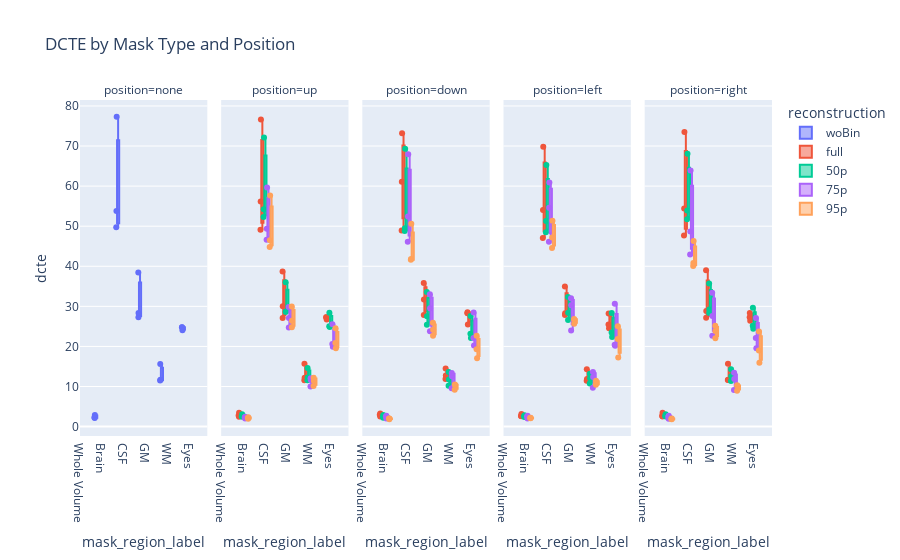

The code cell stored with this chart in its notebook:
### Markdown cell above
DCTE

### Code cell
# Boxplot from merged DCTE+MRIQC ('merged' produced in mri_qc.ipynb)
import pandas as pd
import plotly.express as px

# Path to the merged CSV produced by the MRIQC notebook
csv_path = "/home/debi/jaime/repos/MR-EyeTrack/analysis/comparison/dcte_mriqc_combined.csv"
df = pd.read_csv(csv_path)

# We need to expand brain rows (which have separate dcte_csf/dcte_gm/dcte_wm/dcte columns)
records = []
for _, r in df.iterrows():
    mask = r.get('mask') if 'mask' in r.index else None
    subj = r.get('subject') if 'subject' in r.index else None
    pos = r.get('position') if 'position' in r.index else None
    rec = r.get('reconstruction') if 'reconstruction' in r.index else None
    bids = r.get('bids_name') if 'bids_name' in r.index else None

    if str(mask) == 'brain':
        # create one row per tissue using the dcte_* columns
        tissue_map = [('dcte_csf','CSF'), ('dcte_gm','GM'), ('dcte_wm','WM'), ('dcte','Brain')]
        for col, tissue in tissue_map:
            val = r.get(col) if col in r.index else pd.NA
            records.append({
                'subject': subj,
                'position': pos,
                'reconstruction': rec,
                'mask': 'brain',
                'region': tissue,
                'mask_region': f'brain_{tissue}',
                'mask_region_label': tissue,
                'dcte': val,
                'bids_name': bids
            })
    else:
        # non-brain rows (e.g. eyes or volume) keep the single dcte column
        val = r.get('dcte') if 'dcte' in r.index else pd.NA
        label = 'Eyes' if str(mask) == 'eyes' else ('Whole Volume' if str(mask) == 'volume' else mask)
        records.append({
            'subject': subj,
            'position': pos,
            'reconstruction': rec,
            'mask': mask,
            'region': label,
            'mask_region': mask,
            'mask_region_label': label,
            'dcte': val,
            'bids_name': bids
        })

plot_df = pd.DataFrame.from_records(records)
# Drop rows without a valid DCTE value
plot_df = plot_df.dropna(subset=['dcte'])

# Ensure categorical ordering for plotting
recon_order = ['woBin', 'full', '50p', '75p', '95p']
mask_order = ['Whole Volume', 'Brain', 'CSF', 'GM', 'WM', 'Eyes']
position_order = ['none', 'up', 'down', 'left', 'right']
plot_df['reconstruction'] = pd.Categorical(plot_df['reconstruction'], categories=recon_order, ordered=True)
plot_df['mask_region_label'] = pd.Categorical(plot_df['mask_region_label'], categories=mask_order, ordered=True)
plot_df['position'] = pd.Categorical(plot_df['position'], categories=position_order, ordered=True)

# Draw boxplot: mask/region on x-axis, colored by reconstruction, faceted by position
fig = px.box(
    plot_df,
    x='mask_region_label',
    y='dcte',
    color='reconstruction',
    facet_col='position',
    points='all',
    title='DCTE by Mask Type and Position',
    category_orders={
        'mask_region_label': mask_order,
        'reconstruction': recon_order,
        'position': position_order
    }
)
fig.update_layout(boxmode='group')
fig.show()

### Figure 1 — Plotly figure (JSON) as saved in the notebook; plotly's stock layout.template omitted (floating-point values rounded to 4 significant figures)
{"data": [{"alignmentgroup": "True", "boxpoints": "all", "hovertemplate": "reconstruction=woBin<br>position=none<br>mask_region_label=%{x}<br>dcte=%{y}<extra></extra>", "legendgroup": "woBin", "marker": {"color": "#636efa"}, "name": "woBin", "notched": false, "offsetgroup": "woBin", "orientation": "v", "showlegend": true, "type": "box", "x": ["CSF", "GM", "WM", "Brain", "CSF", "GM", "WM", "Brain", "CSF", "GM", "WM", "Brain", "Eyes", "Eyes", "Eyes"], "x0": " ", "xaxis": "x", "y": [49.72, 27.3, 11.71, 2.15, 53.77, 28.35, 11.51, 2.302, 77.3, 38.47, 15.65, 2.902, 24.79, 24.03, 24.81], "y0": " ", "yaxis": "y"}, {"alignmentgroup": "True", "boxpoints": "all", "hovertemplate": "reconstruction=full<br>position=up<br>mask_region_label=%{x}<br>dcte=%{y}<extra></extra>", "legendgroup": "full", "marker": {"color": "#EF553B"}, "name": "full", "notched": false, "offsetgroup": "full", "orientation": "v", "showlegend": true, "type": "box", "x": ["CSF", "GM", "WM", "Brain", "CSF", "GM", "WM", "Brain", "CSF", "GM", "WM", "Brain", "Eyes", "Eyes", "Eyes"], "x0": " ", "xaxis": "x2", "y": [49.11, 27.11, 11.6, 2.489, 56.19, 30.02, 12.16, 2.762, 76.63, 38.68, 15.69, 3.444, 27.26, 26.71, 27.28], "y0": " ", "yaxis": "y2"}, {"alignmentgroup": "True", "boxpoints": "all", "hovertemplate": "reconstruction=full<br>position=down<br>mask_region_label=%{x}<br>dcte=%{y}<extra></extra>", "legendgroup": "full", "marker": {"color": "#EF553B"}, "name": "full", "notched": false, "offsetgroup": "full", "orientation": "v", "showlegend": false, "type": "box", "x": ["CSF", "GM", "WM", "Brain", "CSF", "GM", "WM", "Brain", "CSF", "GM", "WM", "Brain", "Eyes", "Eyes", "Eyes"], "x0": " ", "xaxis": "x3", "y": [48.92, 27.85, 11.86, 2.549, 61.06, 31.69, 12.74, 2.94, 73.18, 35.83, 14.51, 3.246, 28.28, 28.56, 25.45], "y0": " ", "yaxis": "y3"}, {"alignmentgroup": "True", "boxpoints": "all", "hovertemplate": "reconstruction=full<br>position=left<br>mask_region_label=%{x}<br>dcte=%{y}<extra></extra>", "legendgroup": "full", "marker": {"color": "#EF553B"}, "name": "full", "notched": false, "offsetgroup": "full", "orientation": "v", "showlegend": false, "type": "box", "x": ["CSF", "GM", "WM", "Brain", "CSF", "GM", "WM", "Brain", "CSF", "GM", "WM", "Brain", "Eyes", "Eyes", "Eyes"], "x0": " ", "xaxis": "x4", "y": [47.06, 27.86, 11.85, 2.556, 54.07, 28.27, 11.42, 2.653, 69.85, 34.95, 14.28, 3.167, 28.19, 25.46, 24.55], "y0": " ", "yaxis": "y4"}, {"alignmentgroup": "True", "boxpoints": "all", "hovertemplate": "reconstruction=full<br>position=right<br>mask_region_label=%{x}<br>dcte=%{y}<extra></extra>", "legendgroup": "full", "marker": {"color": "#EF553B"}, "name": "full", "notched": false, "offsetgroup": "full", "orientation": "v", "showlegend": false, "type": "box", "x": ["CSF", "GM", "WM", "Brain", "CSF", "GM", "WM", "Brain", "CSF", "GM", "WM", "Brain", "Eyes", "Eyes", "Eyes"], "x0": " ", "xaxis": "x5", "y": [47.68, 27.16, 11.68, 2.545, 54.4, 28.86, 11.6, 2.721, 73.52, 39.02, 15.69, 3.489, 28.36, 26.43, 27.31], "y0": " ", "yaxis": "y5"}, {"alignmentgroup": "True", "boxpoints": "all", "hovertemplate": "reconstruction=50p<br>position=up<br>mask_region_label=%{x}<br>dcte=%{y}<extra></extra>", "legendgroup": "50p", "marker": {"color": "#00cc96"}, "name": "50p", "notched": false, "offsetgroup": "50p", "orientation": "v", "showlegend": true, "type": "box", "x": ["CSF", "GM", "WM", "Brain", "CSF", "GM", "WM", "Brain", "CSF", "GM", "WM", "Brain", "Eyes", "Eyes", "Eyes"], "x0": " ", "xaxis": "x2", "y": [52.3, 28.63, 12.25, 2.534, 54.2, 28.65, 11.59, 2.51, 72.14, 35.99, 14.59, 3.108, 28.43, 24.87, 25.03], "y0": " ", "yaxis": "y2"}, {"alignmentgroup": "True", "boxpoints": "all", "hovertemplate": "reconstruction=50p<br>position=down<br>mask_region_label=%{x}<br>dcte=%{y}<extra></extra>", "legendgroup": "50p", "marker": {"color": "#00cc96"}, "name": "50p", "notched": false, "offsetgroup": "50p", "orientation": "v", "showlegend": false, "type": "box", "x": ["CSF", "GM", "WM", "Brain", "CSF", "GM", "WM", "Brain", "CSF", "GM", "WM", "Brain", "Eyes", "Eyes", "Eyes"], "x0": " ", "xaxis": "x3", "y": [48.8, 27.55, 11.72, 2.472, 49.52, 25.43, 10.21, 2.23, 69.34, 33.61, 13.6, 2.881, 27.59, 22.13, 23.18], "y0": " ", "yaxis": "y3"}, {"alignmentgroup": "True", "boxpoints": "all", "hovertemplate": "reconstruction=50p<br>position=left<br>mask_region_label=%{x}<br>dcte=%{y}<extra></extra>", "legendgroup": "50p", "marker": {"color": "#00cc96"}, "name": "50p", "notched": false, "offsetgroup": "50p", "orientation": "v", "showlegend": false, "type": "box", "x": ["CSF", "GM", "WM", "Brain", "CSF", "GM", "WM", "Brain", "CSF", "GM", "WM", "Brain", "Eyes", "Eyes", "Eyes"], "x0": " ", "xaxis": "x4", "y": [48.48, 28.43, 12.07, 2.544, 51.33, 26.6, 10.74, 2.386, 65.27, 32.35, 13.2, 2.819, 28.37, 23.48, 22.38], "y0": " ", "yaxis": "y4"}, {"alignmentgroup": "True", "boxpoints": "all", "hovertemplate": "reconstruction=50p<br>position=right<br>mask_region_label=%{x}<br>dcte=%{y}<extra></extra>", "legendgroup": "50p", "marker": {"color": "#00cc96"}, "name": "50p", "notched": false, "offsetgroup": "50p", "orientation": "v", "showlegend": false, "type": "box", "x": ["CSF", "GM", "WM", "Brain", "CSF", "GM", "WM", "Brain", "CSF", "GM", "WM", "Brain", "Eyes", "Eyes", "Eyes"], "x0": " ", "xaxis": "x5", "y": [51.76, 29.24, 12.56, 2.638, 53.94, 28.33, 11.38, 2.548, 68.1, 35.7, 14.32, 3.097, 29.67, 25.14, 24.43], "y0": " ", "yaxis": "y5"}, {"alignmentgroup": "True", "boxpoints": "all", "hovertemplate": "reconstruction=75p<br>position=up<br>mask_region_label=%{x}<br>dcte=%{y}<extra></extra>", "legendgroup": "75p", "marker": {"color": "#ab63fa"}, "name": "75p", "notched": false, "offsetgroup": "75p", "orientation": "v", "showlegend": true, "type": "box", "x": ["CSF", "GM", "WM", "Brain", "CSF", "GM", "WM", "Brain", "CSF", "GM", "WM", "Brain", "Eyes", "Eyes", "Eyes"], "x0": " ", "xaxis": "x2", "y": [49.37, 27.09, 11.6, 2.283, 46.61, 24.72, 10.02, 2.043, 59.66, 29.82, 12.09, 2.451, 25.53, 20.64, 19.92], "y0": " ", "yaxis": "y2"}, {"alignmentgroup": "True", "boxpoints": "all", "hovertemplate": "reconstruction=75p<br>position=down<br>mask_region_label=%{x}<br>dcte=%{y}<extra></extra>", "legendgroup": "75p", "marker": {"color": "#ab63fa"}, "name": "75p", "notched": false, "offsetgroup": "75p", "orientation": "v", "showlegend": false, "type": "box", "x": ["CSF", "GM", "WM", "Brain", "CSF", "GM", "WM", "Brain", "CSF", "GM", "WM", "Brain", "Eyes", "Eyes", "Eyes"], "x0": " ", "xaxis": "x3", "y": [52.39, 29.52, 12.59, 2.515, 46.12, 23.79, 9.6, 2.001, 67.95, 33.03, 13.38, 2.684, 28.48, 20.24, 22.08], "y0": " ", "yaxis": "y3"}, {"alignmentgroup": "True", "boxpoints": "all", "hovertemplate": "reconstruction=75p<br>position=left<br>mask_region_label=%{x}<br>dcte=%{y}<extra></extra>", "legendgroup": "75p", "marker": {"color": "#ab63fa"}, "name": "75p", "notched": false, "offsetgroup": "75p", "orientation": "v", "showlegend": false, "type": "box", "x": ["CSF", "GM", "WM", "Brain", "CSF", "GM", "WM", "Brain", "CSF", "GM", "WM", "Brain", "Eyes", "Eyes", "Eyes"], "x0": " ", "xaxis": "x4", "y": [54.59, 32.03, 13.62, 2.739, 46.1, 23.97, 9.708, 2.038, 60.91, 30.27, 12.36, 2.494, 30.67, 20.44, 20.16], "y0": " ", "yaxis": "y4"}, {"alignmentgroup": "True", "boxpoints": "all", "hovertemplate": "reconstruction=75p<br>position=right<br>mask_region_label=%{x}<br>dcte=%{y}<extra></extra>", "legendgroup": "75p", "marker": {"color": "#ab63fa"}, "name": "75p", "notched": false, "offsetgroup": "75p", "orientation": "v", "showlegend": false, "type": "box", "x": ["CSF", "GM", "WM", "Brain", "CSF", "GM", "WM", "Brain", "CSF", "GM", "WM", "Brain", "Eyes", "Eyes", "Eyes"], "x0": " ", "xaxis": "x5", "y": [48.71, 27.6, 11.89, 2.376, 42.96, 22.68, 9.133, 1.938, 63.88, 33.39, 13.41, 2.74, 27.11, 19.56, 22.13], "y0": " ", "yaxis": "y5"}, {"alignmentgroup": "True", "boxpoints": "all", "hovertemplate": "reconstruction=95p<br>position=up<br>mask_region_label=%{x}<br>dcte=%{y}<extra></extra>", "legendgroup": "95p", "marker": {"color": "#FFA15A"}, "name": "95p", "notched": false, "offsetgroup": "95p", "orientation": "v", "showlegend": true, "type": "box", "x": ["CSF", "GM", "WM", "Brain", "CSF", "GM", "WM", "Brain", "CSF", "GM", "WM", "Brain", "Eyes", "Eyes", "Eyes"], "x0": " ", "xaxis": "x2", "y": [46.49, 26.41, 11.37, 2.173, 44.82, 24.77, 10.11, 1.987, 57.69, 29.98, 12.19, 2.304, 24.52, 20.87, 19.56], "y0": " ", "yaxis": "y2"}, {"alignmentgroup": "True", "boxpoints": "all", "hovertemplate": "reconstruction=95p<br>position=down<br>mask_region_label=%{x}<br>dcte=%{y}<extra></extra>", "legendgroup": "95p", "marker": {"color": "#FFA15A"}, "name": "95p", "notched": false, "offsetgroup": "95p", "orientation": "v", "showlegend": false, "type": "box", "x": ["CSF", "GM", "WM", "Brain", "CSF", "GM", "WM", "Brain", "CSF", "GM", "WM", "Brain", "Eyes", "Eyes", "Eyes"], "x0": " ", "xaxis": "x3", "y": [41.61, 24.18, 10.36, 1.993, 41.8, 22.66, 9.174, 1.858, 50.6, 25.91, 10.5, 2.039, 22.67, 19.32, 17.04], "y0": " ", "yaxis": "y3"}, {"alignmentgroup": "True", "boxpoints": "all", "hovertemplate": "reconstruction=95p<br>position=left<br>mask_region_label=%{x}<br>dcte=%{y}<extra></extra>", "legendgroup": "95p", "marker": {"color": "#FFA15A"}, "name": "95p", "notched": false, "offsetgroup": "95p", "orientation": "v", "showlegend": false, "type": "box", "x": ["CSF", "GM", "WM", "Brain", "CSF", "GM", "WM", "Brain", "CSF", "GM", "WM", "Brain", "Eyes", "Eyes", "Eyes"], "x0": " ", "xaxis": "x4", "y": [44.53, 26.84, 11.47, 2.195, 47.21, 25.67, 10.45, 2.133, 51.34, 26.66, 10.91, 2.096, 25.05, 21.86, 17.26], "y0": " ", "yaxis": "y4"}, {"alignmentgroup": "True", "boxpoints": "all", "hovertemplate": "reconstruction=95p<br>position=right<br>mask_region_label=%{x}<br>dcte=%{y}<extra></extra>", "legendgroup": "95p", "marker": {"color": "#FFA15A"}, "name": "95p", "notched": false, "offsetgroup": "95p", "orientation": "v", "showlegend": false, "type": "box", "x": ["CSF", "GM", "WM", "Brain", "CSF", "GM", "WM", "Brain", "CSF", "GM", "WM", "Brain", "Eyes", "Eyes", "Eyes"], "x0": " ", "xaxis": "x5", "y": [40.84, 23.88, 10.33, 2.01, 40.09, 22.07, 8.94, 1.848, 46.3, 25.14, 10.1, 1.917, 23.7, 19.0, 15.93], "y0": " ", "yaxis": "y5"}], "layout": {"annotations": [{"font": {}, "showarrow": false, "text": "position=none", "x": 0.092, "xanchor": "center", "xref": "paper", "y": 1, "yanchor": "bottom", "yref": "paper"}, {"font": {}, "showarrow": false, "text": "position=up", "x": 0.296, "xanchor": "center", "xref": "paper", "y": 1, "yanchor": "bottom", "yref": "paper"}, {"font": {}, "showarrow": false, "text": "position=down", "x": 0.5, "xanchor": "center", "xref": "paper", "y": 1, "yanchor": "bottom", "yref": "paper"}, {"font": {}, "showarrow": false, "text": "position=left", "x": 0.704, "xanchor": "center", "xref": "paper", "y": 1, "yanchor": "bottom", "yref": "paper"}, {"font": {}, "showarrow": false, "text": "position=right", "x": 0.908, "xanchor": "center", "xref": "paper", "y": 1, "yanchor": "bottom", "yref": "paper"}], "boxmode": "group", "legend": {"title": {"text": "reconstruction"}, "tracegroupgap": 0}, "title": {"text": "DCTE by Mask Type and Position"}, "xaxis": {"anchor": "y", "categoryarray": ["Whole Volume", "Brain", "CSF", "GM", "WM", "Eyes"], "categoryorder": "array", "domain": [0, 0.184], "title": {"text": "mask_region_label"}}, "xaxis2": {"anchor": "y2", "categoryarray": ["Whole Volume", "Brain", "CSF", "GM", "WM", "Eyes"], "categoryorder": "array", "domain": [0.204, 0.388], "matches": "x", "title": {"text": "mask_region_label"}}, "xaxis3": {"anchor": "y3", "categoryarray": ["Whole Volume", "Brain", "CSF", "GM", "WM", "Eyes"], "categoryorder": "array", "domain": [0.408, 0.592], "matches": "x", "title": {"text": "mask_region_label"}}, "xaxis4": {"anchor": "y4", "categoryarray": ["Whole Volume", "Brain", "CSF", "GM", "WM", "Eyes"], "categoryorder": "array", "domain": [0.612, 0.796], "matches": "x", "title": {"text": "mask_region_label"}}, "xaxis5": {"anchor": "y5", "categoryarray": ["Whole Volume", "Brain", "CSF", "GM", "WM", "Eyes"], "categoryorder": "array", "domain": [0.816, 1], "matches": "x", "title": {"text": "mask_region_label"}}, "yaxis": {"anchor": "x", "domain": [0, 1], "title": {"text": "dcte"}}, "yaxis2": {"anchor": "x2", "domain": [0, 1], "matches": "y", "showticklabels": false}, "yaxis3": {"anchor": "x3", "domain": [0, 1], "matches": "y", "showticklabels": false}, "yaxis4": {"anchor": "x4", "domain": [0, 1], "matches": "y", "showticklabels": false}, "yaxis5": {"anchor": "x5", "domain": [0, 1], "matches": "y", "showticklabels": false}}}
